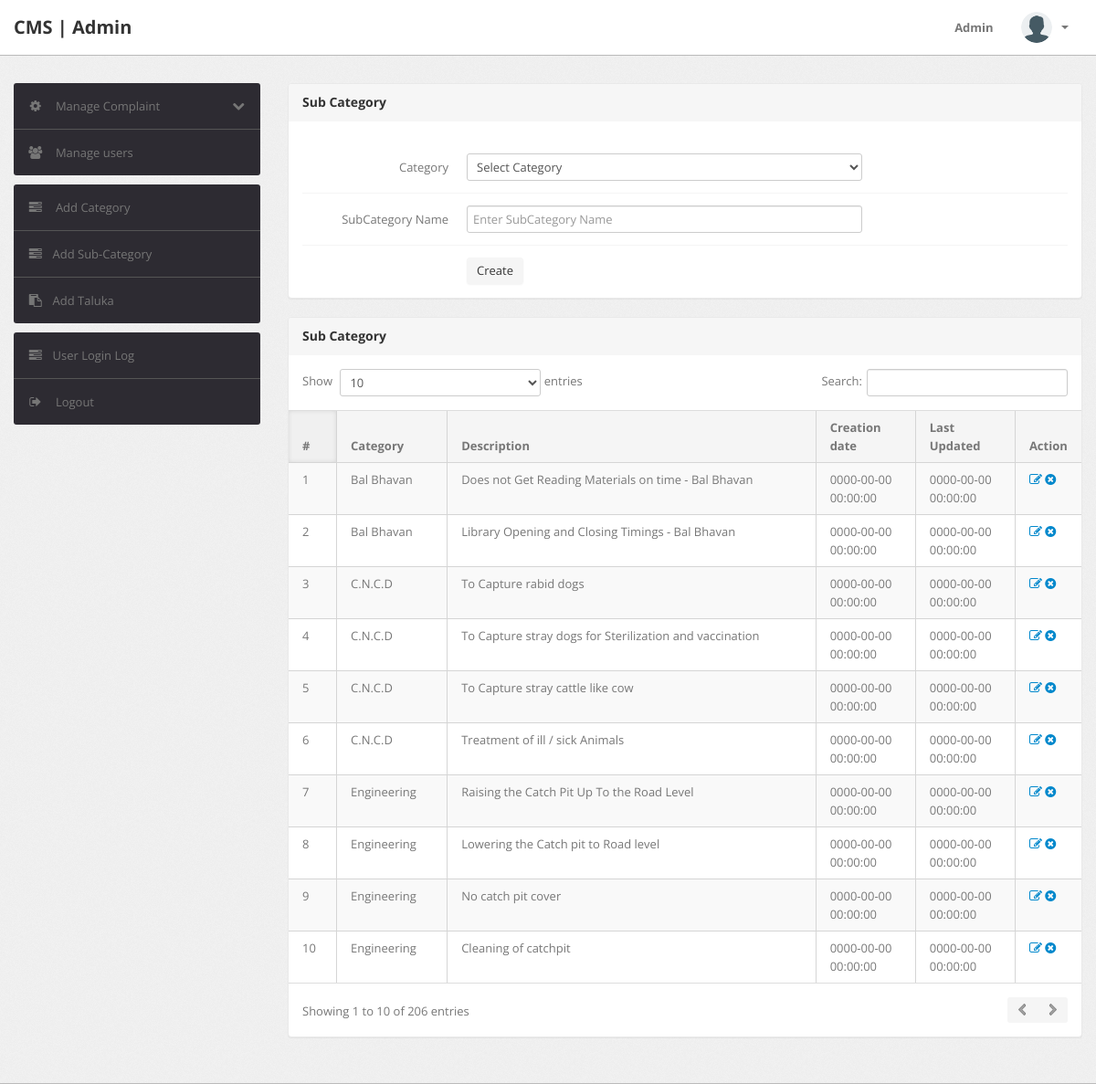
Page /admin/subcategory.php (signed in) on the committed database.
### tables this page shows
CREATE TABLE `subcategory` (
  `id` int(11) NOT NULL,
  `categoryid` int(11) DEFAULT NULL,
  `subcategory` varchar(255) DEFAULT NULL,
  `creationDate` timestamp NULL DEFAULT current_timestamp(),
  `updationDate` timestamp NULL DEFAULT NULL ON UPDATE current_timestamp()
);

CREATE TABLE `category` (
  `id` int(11) NOT NULL,
  `categoryName` varchar(255) DEFAULT NULL,
  `categoryDescription` longtext DEFAULT NULL,
  `creationDate` timestamp NULL DEFAULT current_timestamp(),
  `updationDate` timestamp NULL DEFAULT NULL ON UPDATE current_timestamp()
);

### admin/subcategory.php (the view, shortened to what this page needs)
<?php
include('include/config.php');
if (strlen($_SESSION['alogin']) == 0) {
	header('location:index.php');
} else {
	?>
	<!DOCTYPE html>
	<html lang="en">
	<head>
		<link type="text/css" href="bootstrap/css/bootstrap.min.css" rel="stylesheet">
		<link type="text/css" href="bootstrap/css/bootstrap-responsive.min.css" rel="stylesheet">
		<link type="text/css" href="css/theme.css" rel="stylesheet">
		<link type="text/css" href="images/icons/css/font-awesome.css" rel="stylesheet">
	</head>
	<body>
		<?php include('include/header.php'); ?>
		<div class="wrapper">
			<div class="container">
				<div class="row">
					<?php include('include/sidebar.php'); ?>
					<div class="span9">
						<div class="content">
							<div class="module">
								<div class="module-head">
									<h3>Sub Category</h3>
								</div>
								<div class="module-body">
									<br />
									<form class="form-horizontal row-fluid" name="subcategory" method="post">
										<div class="control-group">
											<label class="control-label" for="basicinput">Category</label>
											<div class="controls">
												<select name="category" class="span8 tip" required>
													<option value="">Select Category</option>
												</select>
											</div>
										</div>
										<div class="control-group">
											<label class="control-label" for="basicinput">SubCategory Name</label>
											<div class="controls">
												<input type="text" placeholder="Enter SubCategory Name" name="subcategory"
													class="span8 tip" required>
											</div>
										</div>
										<div class="control-group">
											<div class="controls">
												<button type="submit" name="submit" class="btn">Create</button>
											</div>
										</div>
									</form>
								</div>
							</div>
							<div class="module">
								<div class="module-head">
									<h3>Sub Category</h3>
								</div>
								<div class="module-body table">
									<table cellpadding="0" cellspacing="0" border="0"
										class="datatable-1 table table-bordered table-striped	 display" width="100%">
										<thead>
											<tr>
												<th>#</th>
												<th>Category</th>
												<th>Description</th>
												<th>Creation date</th>
												<th>Last Updated</th>
												<th>Action</th>
											</tr>
										</thead>
										<tbody>
											<?php $query = mysqli_query($con, "select subcategory.id,category.categoryName,subcategory.subcategory,subcategory.creationDate,subcategory.updationDate from subcategory join category on category.id=subcategory.categoryid");
											$cnt = 1;
											while ($row = mysqli_fetch_array($query)) {
												?>
												<tr>
													<td>
														<?php echo htmlentities($cnt); ?>
													</td>
													<td>
														<?php echo htmlentities($row['categoryName']); ?>
													</td>
													<td>
														<?php echo htmlentities($row['subcategory']); ?>
													</td>
													<td>
														<?php echo htmlentities($row['creationDate']); ?>
													</td>
													<td>
														<?php echo htmlentities($row['updationDate']); ?>
													</td>
													<td>
														<a href="edit-subcategory.php?id=<?php echo $row['id'] ?>"><i
																class="icon-edit"></i></a>
														<a href="subcategory.php?id=<?php echo $row['id'] ?>&del=delete"
															onClick="return confirm('Are you sure you want to delete?')"><i
																class="icon-remove-sign"></i></a>
													</td>
												</tr>
												<?php $cnt = $cnt + 1;
											} ?>
									</table>
								</div>
							</div>
						</div>
					</div>
				</div>
			</div>
		</div>
	</body>
<?php } ?>

### rows in the picture
subcategory: categoryid.categoryName "Bal Bhavan", subcategory "Does not Get Reading Materials on time - Bal Bhavan", creationDate "0000-00-00 00:00:00", updationDate "0000-00-00 00:00:00"
subcategory: categoryid.categoryName "Bal Bhavan", subcategory "Library Opening and Closing Timings - Bal Bhavan", creationDate "0000-00-00 00:00:00", updationDate "0000-00-00 00:00:00"
subcategory: categoryid.categoryName "C.N.C.D", subcategory "To Capture rabid dogs", creationDate "0000-00-00 00:00:00", updationDate "0000-00-00 00:00:00"
subcategory: categoryid.categoryName "C.N.C.D", subcategory "To Capture stray dogs for Sterilization and vaccination", creationDate "0000-00-00 00:00:00", updationDate "0000-00-00 00:00:00"
subcategory: categoryid.categoryName "C.N.C.D", subcategory "To Capture stray cattle like cow", creationDate "0000-00-00 00:00:00", updationDate "0000-00-00 00:00:00"
subcategory: categoryid.categoryName "C.N.C.D", subcategory "Treatment of ill / sick Animals", creationDate "0000-00-00 00:00:00", updationDate "0000-00-00 00:00:00"
subcategory: categoryid.categoryName "Engineering", subcategory "Raising the Catch Pit Up To the Road Level", creationDate "0000-00-00 00:00:00", updationDate "0000-00-00 00:00:00"
subcategory: categoryid.categoryName "Engineering", subcategory "Lowering the Catch pit to Road level", creationDate "0000-00-00 00:00:00", updationDate "0000-00-00 00:00:00"
subcategory: categoryid.categoryName "Engineering", subcategory "No catch pit cover", creationDate "0000-00-00 00:00:00", updationDate "0000-00-00 00:00:00"
subcategory: categoryid.categoryName "Engineering", subcategory "Cleaning of catchpit", creationDate "0000-00-00 00:00:00", updationDate "0000-00-00 00:00:00"
